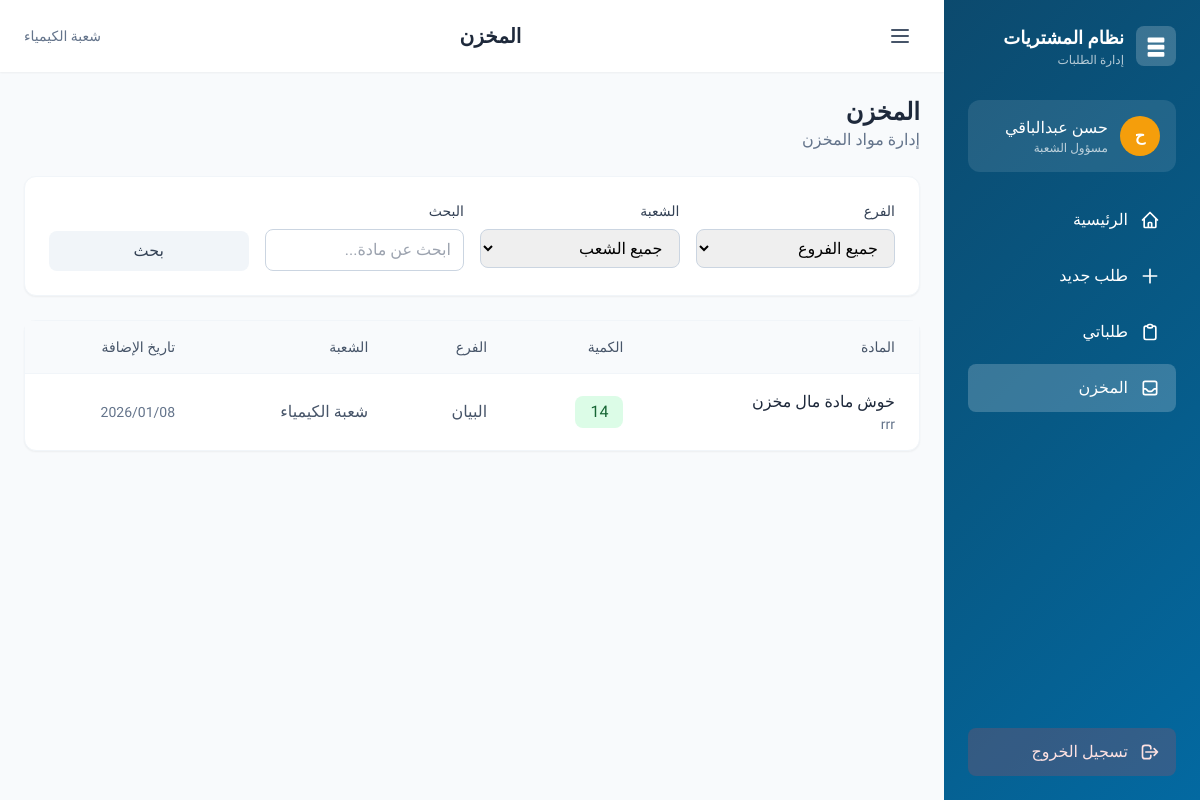
Page /storage/ (signed in) on the committed database.
### apps/accounts/models.py (models this page shows, shortened)
class User(AbstractUser):
    class Role(models.TextChoices):
        DEPARTMENT_USER = 'department_user', 'مسؤول الشعبة'
        PROCUREMENT_COMMITTEE = 'procurement_committee', 'لجنة المشتريات'
        ADMINISTRATOR = 'administrator', 'المدير'
        STORAGE_USER = 'storage_user', 'مخزن'
    role = models.CharField(
        max_length=30,
        choices=Role.choices,
        default=Role.DEPARTMENT_USER,
        verbose_name='الدور'
    )
    department = models.ForeignKey(
        'departments.Department',
        on_delete=models.SET_NULL,
        null=True,
        blank=True,
        related_name='users',
        verbose_name='الشعبة'
    )
    branch = models.ForeignKey(
        'departments.Branch',
        on_delete=models.SET_NULL,
        null=True,
        blank=True,
        related_name='users',
        verbose_name='الفرع'
    )
    class Meta:
        verbose_name = 'مستخدم'
        verbose_name_plural = 'المستخدمين'
    @property
    def is_department_user(self):
        return self.role == self.Role.DEPARTMENT_USER
    @property
    def is_storage_user(self):
        return self.role == self.Role.STORAGE_USER

### apps/departments/models.py (models this page shows, shortened)
class Department(models.Model):
    name = models.CharField(
        max_length=100,
        verbose_name='اسم الشعبة'
    )
    branch = models.ForeignKey(
        Branch,
        on_delete=models.CASCADE,
        related_name='departments',
        verbose_name='الفرع',
        null=True,
        blank=True
    )
    created_at = models.DateTimeField(
        auto_now_add=True,
        verbose_name='تاريخ الإنشاء'
    )
    class Meta:
        verbose_name = 'شعبة'
        verbose_name_plural = 'الشعب'
        ordering = ['branch__name', 'name']
        unique_together = ['name', 'branch']

class Branch(models.Model):
    name = models.CharField(
        max_length=100,
        unique=True,
        verbose_name='اسم الفرع'
    )
    created_at = models.DateTimeField(
        auto_now_add=True,
        verbose_name='تاريخ الإنشاء'
    )
    class Meta:
        verbose_name = 'فرع'
        verbose_name_plural = 'الفروع'
        ordering = ['name']

### apps/storage/models.py (models this page shows, shortened)
class StorageItem(models.Model):
    name = models.CharField(
        max_length=200,
        verbose_name='اسم المادة'
    )
    description = models.TextField(
        blank=True,
        verbose_name='الوصف'
    )
    quantity = models.PositiveIntegerField(
        default=0,
        verbose_name='الكمية'
    )
    department = models.ForeignKey(
        'departments.Department',
        on_delete=models.CASCADE,
        related_name='storage_items',
        verbose_name='الشعبة'
    )
    branch = models.ForeignKey(
        'departments.Branch',
        on_delete=models.CASCADE,
        related_name='storage_items',
        verbose_name='الفرع'
    )
    created_by = models.ForeignKey(
        settings.AUTH_USER_MODEL,
        on_delete=models.SET_NULL,
        null=True,
        related_name='created_storage_items',
        verbose_name='أضيف بواسطة'
    )
    created_at = models.DateTimeField(
        auto_now_add=True,
        verbose_name='تاريخ الإضافة'
    )
    updated_at = models.DateTimeField(
        auto_now=True,
        verbose_name='تاريخ التحديث'
    )
    class Meta:
        verbose_name = 'مادة في المخزن'
        verbose_name_plural = 'مواد المخزن'
        ordering = ['-created_at']

### apps/storage/views.py (the view)
# urls.py: path('', views.storage_list_view, name='list'),
@login_required
def storage_list_view(request):
    user = request.user
    items = StorageItem.objects.select_related('department', 'branch', 'created_by')
    if user.is_department_user:
        if user.department:
            items = items.filter(department=user.department)
        else:
            items = items.none()
    branch_id = request.GET.get('branch')
    department_id = request.GET.get('department')
    search = request.GET.get('search', '').strip()
    if branch_id:
        items = items.filter(branch_id=branch_id)
    if department_id:
        items = items.filter(department_id=department_id)
    if search:
        items = items.filter(name__icontains=search)
    paginator = Paginator(items, 15)
    page_number = request.GET.get('page')
    page_obj = paginator.get_page(page_number)
    branches = Branch.objects.all()
    departments = Department.objects.all()
    if branch_id:
        departments = departments.filter(Q(branch_id=branch_id) | Q(branch__isnull=True))
    context = {
        'page_obj': page_obj,
        'branches': branches,
        'departments': departments,
        'selected_branch': branch_id,
        'selected_department': department_id,
        'search_query': search,
        'can_manage': user.is_storage_user,
    }
    return render(request, 'storage/list.html', context)

### templates/storage/list.html (shortened to what this page needs)
{% extends 'base.html' %}
{% block page_title %}المخزن{% endblock %}
{% block content %}
<div class="space-y-4 md:space-y-6">
    <div class="flex flex-col sm:flex-row sm:items-center sm:justify-between gap-3">
        <div>
            <h1 class="text-xl md:text-2xl font-bold text-slate-800">المخزن</h1>
            <p class="text-sm md:text-base text-slate-500">إدارة مواد المخزن</p>
        </div>
    </div>
    <div class="bg-white rounded-xl shadow-sm border border-slate-100 p-4 md:p-6">
        <form method="get" class="grid grid-cols-1 sm:grid-cols-2 md:grid-cols-4 gap-3 md:gap-4">
            <div>
                <label class="block text-sm font-medium text-slate-700 mb-1.5 md:mb-2">الفرع</label>
                <select name="branch" id="branch-filter"
                        class="w-full px-3 py-2 rounded-lg border border-slate-300 focus:border-primary-500 text-sm md:text-base"
                        onchange="this.form.submit()">
                    <option value="">جميع الفروع</option>
                </select>
            </div>
            <div>
                <label class="block text-sm font-medium text-slate-700 mb-1.5 md:mb-2">الشعبة</label>
                <select name="department" id="department-filter"
                        class="w-full px-3 py-2 rounded-lg border border-slate-300 focus:border-primary-500 text-sm md:text-base"
                        onchange="this.form.submit()">
                    <option value="">جميع الشعب</option>
                </select>
            </div>
            <div>
                <label class="block text-sm font-medium text-slate-700 mb-1.5 md:mb-2">البحث</label>
                <input type="text" name="search" value="{{ search_query }}"
                       placeholder="ابحث عن مادة..."
                       class="w-full px-3 py-2 rounded-lg border border-slate-300 focus:border-primary-500 text-sm md:text-base">
            </div>
            <div class="flex items-end">
                <button type="submit" class="w-full bg-slate-100 hover:bg-slate-200 text-slate-700 px-4 py-2 rounded-lg transition-colors text-sm md:text-base">
                    بحث
                </button>
            </div>
        </form>
    </div>
    <div class="bg-white rounded-xl shadow-sm border border-slate-100">
        {% if page_obj %}
        <div class="hidden md:block overflow-x-auto">
            <table class="w-full">
                <thead class="bg-slate-50 border-b border-slate-100">
                    <tr>
                        <th class="text-right px-6 py-4 text-sm font-medium text-slate-600">المادة</th>
                        <th class="text-right px-6 py-4 text-sm font-medium text-slate-600">الكمية</th>
                        <th class="text-right px-6 py-4 text-sm font-medium text-slate-600">الفرع</th>
                        <th class="text-right px-6 py-4 text-sm font-medium text-slate-600">الشعبة</th>
                        <th class="text-right px-6 py-4 text-sm font-medium text-slate-600">تاريخ الإضافة</th>
                    </tr>
                </thead>
                <tbody class="divide-y divide-slate-100">
                    {% for item in page_obj %}
                    <tr class="hover:bg-slate-50 transition-colors">
                        <td class="px-6 py-4">
                            <div>
                                <p class="font-medium text-slate-800">{{ item.name }}</p>
                                {% if item.description %}
                                <p class="text-sm text-slate-500 truncate max-w-xs">{{ item.description }}</p>
                                {% endif %}
                            </div>
                        </td>
                        <td class="px-6 py-4">
                            <span class="inline-flex items-center justify-center w-12 h-8 rounded-lg
                                {% if item.quantity == 0 %}bg-red-100 text-red-800{% elif item.quantity < 10 %}bg-yellow-100 text-yellow-800{% else %}bg-green-100 text-green-800{% endif %} font-medium">
                                {{ item.quantity }}
                            </span>
                        </td>
                        <td class="px-6 py-4 text-slate-600">{{ item.branch.name }}</td>
                        <td class="px-6 py-4 text-slate-600">{{ item.department.name }}</td>
                        <td class="px-6 py-4 text-slate-500 text-sm">{{ item.created_at|date:"Y/m/d" }}</td>
                    </tr>
                    {% endfor %}
                </tbody>
            </table>
        </div>
        {% endif %}
    </div>
</div>
{% endblock %}

### templates/base.html (shortened to what this page needs)
<!DOCTYPE html>
<html lang="ar" dir="rtl">
<head>
    <script src="https://cdn.tailwindcss.com"></script>
</head>
<body class="bg-slate-50 min-h-screen" x-data="{ sidebarOpen: window.innerWidth >= 768 }" @resize.window="sidebarOpen = window.innerWidth >= 768 ? sidebarOpen : false">
    {% if user.is_authenticated %}
    <div class="flex min-h-screen">
        <aside
            class="bg-gradient-main text-white w-64 min-h-screen fixed right-0 top-0 z-40 transition-transform duration-300"
            :class="sidebarOpen ? 'translate-x-0' : 'translate-x-full md:translate-x-full'"
        >
            <div class="p-4 md:p-6">
                <div class="flex items-center justify-between mb-6 md:mb-8">
                    <div class="flex items-center gap-3">
                        <div class="w-10 h-10 bg-white/20 rounded-lg flex items-center justify-center">
                            <svg class="w-6 h-6" fill="currentColor" viewBox="0 0 20 20">
                                <path d="M3 4a1 1 0 011-1h12a1 1 0 011 1v2a1 1 0 01-1 1H4a1 1 0 01-1-1V4zm0 6a1 1 0 011-1h12a1 1 0 011 1v2a1 1 0 01-1 1H4a1 1 0 01-1-1v-2zm0 6a1 1 0 011-1h12a1 1 0 011 1v2a1 1 0 01-1 1H4a1 1 0 01-1-1v-2z"/>
                            </svg>
                        </div>
                        <div>
                            <h1 class="font-bold text-lg">نظام المشتريات</h1>
                            <p class="text-xs text-white/70">إدارة الطلبات</p>
                        </div>
                    </div>
                </div>
                <div class="bg-white/10 rounded-xl p-4 mb-6">
                    <div class="flex items-center gap-3">
                        <div class="w-10 h-10 bg-accent-500 rounded-full flex items-center justify-center font-bold">
                            {{ user.get_full_name|slice:":1"|default:user.username|slice:":1"|upper }}
                        </div>
                        <div>
                            <p class="font-medium">{{ user.get_full_name|default:user.username }}</p>
                            <p class="text-xs text-white/70">{{ user.get_role_display }}</p>
                        </div>
                    </div>
                </div>
                <nav class="space-y-2">
                    <a href="{% url 'accounts:dashboard' %}"
                       class="flex items-center gap-3 px-4 py-3 rounded-lg hover:bg-white/10 transition-colors {% if request.resolver_match.url_name == 'dashboard' %}bg-white/20{% endif %}">
                        <svg class="w-5 h-5" fill="none" stroke="currentColor" viewBox="0 0 24 24">
                            <path stroke-linecap="round" stroke-linejoin="round" stroke-width="2" d="M3 12l2-2m0 0l7-7 7 7M5 10v10a1 1 0 001 1h3m10-11l2 2m-2-2v10a1 1 0 01-1 1h-3m-6 0a1 1 0 001-1v-4a1 1 0 011-1h2a1 1 0 011 1v4a1 1 0 001 1m-6 0h6"/>
                        </svg>
                        <span>الرئيسية</span>
                    </a>
                    {% if user.role == 'department_user' %}
                    <a href="{% url 'orders:create' %}"
                       class="flex items-center gap-3 px-4 py-3 rounded-lg hover:bg-white/10 transition-colors {% if request.resolver_match.url_name == 'create' %}bg-white/20{% endif %}">
                        <svg class="w-5 h-5" fill="none" stroke="currentColor" viewBox="0 0 24 24">
                            <path stroke-linecap="round" stroke-linejoin="round" stroke-width="2" d="M12 4v16m8-8H4"/>
                        </svg>
                        <span>طلب جديد</span>
                    </a>
                    <a href="{% url 'orders:my_orders' %}"
                       class="flex items-center gap-3 px-4 py-3 rounded-lg hover:bg-white/10 transition-colors {% if request.resolver_match.url_name == 'my_orders' %}bg-white/20{% endif %}">
                        <svg class="w-5 h-5" fill="none" stroke="currentColor" viewBox="0 0 24 24">
                            <path stroke-linecap="round" stroke-linejoin="round" stroke-width="2" d="M9 5H7a2 2 0 00-2 2v12a2 2 0 002 2h10a2 2 0 002-2V7a2 2 0 00-2-2h-2M9 5a2 2 0 002 2h2a2 2 0 002-2M9 5a2 2 0 012-2h2a2 2 0 012 2"/>
                        </svg>
                        <span>طلباتي</span>
                    </a>
                    {% endif %}
                    {% if user.role == 'department_user' or user.role == 'procurement_committee' or user.role == 'administrator' %}
                    <a href="{% url 'storage:list' %}"
                       class="flex items-center gap-3 px-4 py-3 rounded-lg hover:bg-white/10 transition-colors {% if 'storage' in request.path %}bg-white/20{% endif %}">
                        <span>المخزن</span>
                    </a>
                    {% endif %}
                </nav>
            </div>
            <div class="absolute bottom-0 right-0 left-0 p-4 md:p-6">
                <a href="{% url 'accounts:logout' %}"
                   class="flex items-center gap-3 px-4 py-3 rounded-lg bg-red-500/20 hover:bg-red-500/30 transition-colors text-red-100">
                    <svg class="w-5 h-5" fill="none" stroke="currentColor" viewBox="0 0 24 24">
                        <path stroke-linecap="round" stroke-linejoin="round" stroke-width="2" d="M17 16l4-4m0 0l-4-4m4 4H7m6 4v1a3 3 0 01-3 3H6a3 3 0 01-3-3V7a3 3 0 013-3h4a3 3 0 013 3v1"/>
                    </svg>
                    <span>تسجيل الخروج</span>
                </a>
            </div>
        </aside>
        <main class="flex-1 transition-all duration-300" :class="sidebarOpen ? 'md:mr-64' : 'mr-0'">
            <header class="bg-white shadow-sm sticky top-0 z-20">
                <div class="flex items-center justify-between px-4 md:px-6 py-3 md:py-4">
                    <button @click="sidebarOpen = !sidebarOpen" class="p-2 rounded-lg hover:bg-slate-100 transition-colors">
                        <svg class="w-6 h-6 text-slate-600" fill="none" stroke="currentColor" viewBox="0 0 24 24">
                            <path stroke-linecap="round" stroke-linejoin="round" stroke-width="2" d="M4 6h16M4 12h16M4 18h16"/>
                        </svg>
                    </button>
                    <h2 class="text-lg md:text-xl font-bold text-slate-800 truncate px-2">{% block page_title %}لوحة التحكم{% endblock %}</h2>
                    <div class="flex items-center gap-2 md:gap-4">
                        <span class="text-xs md:text-sm text-slate-500 hidden sm:inline">{{ user.department.name|default:"" }}</span>
                    </div>
                </div>
            </header>
            <div class="p-4 md:p-6">
                {% block content %}{% endblock %}
            </div>
        </main>
    </div>
    {% else %}
    <div class="min-h-screen bg-gradient-main flex items-center justify-center p-4">
        {% block auth_content %}{% endblock %}
    </div>
    {% endif %}
</body>
</html>

### templates/base.html (style rules this page uses)
* { font-family: 'Tajawal', sans-serif; }
.bg-gradient-main { background: linear-gradient(135deg, #0c4a6e 0%, #075985 50%, #0369a1 100%); }

### rows in the picture
User: get_full_name "ح", get_full_name "حسن عبدالباقي", role "مسؤول الشعبة", department.name "شعبة الكيمياء"
StorageItem: name "خوش مادة مال مخزن", description "rrr", quantity "14", branch.name "البيان", department.name "شعبة الكيمياء", created_at "2026/01/08"
